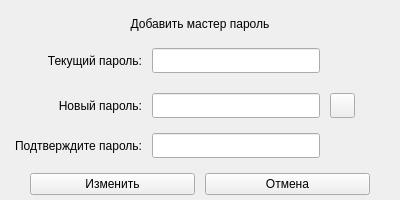
<?xml version="1.0" encoding="UTF-8"?>
<ui version="4.0">
 <class>edit_master_popup_widget</class>
 <widget class="QWidget" name="edit_master_popup_widget">
  <property name="geometry">
   <rect>
    <x>0</x>
    <y>0</y>
    <width>400</width>
    <height>200</height>
   </rect>
  </property>
  <layout class="QVBoxLayout" name="edit_master_popup_layout">
   <property name="spacing">
    <number>10</number>
   </property>
   <property name="leftMargin">
    <number>15</number>
   </property>
   <property name="topMargin">
    <number>15</number>
   </property>
   <property name="rightMargin">
    <number>15</number>
   </property>
   <property name="bottomMargin">
    <number>5</number>
   </property>
   <item>
    <widget class="QLabel" name="title_label">
     <property name="text">
      <string>Добавить мастер пароль</string>
     </property>
     <property name="alignment">
      <set>Qt::AlignCenter</set>
     </property>
    </widget>
   </item>
   <item>
    <layout class="QGridLayout" name="password_content_layout">
     <property name="leftMargin">
      <number>0</number>
     </property>
     <property name="rightMargin">
      <number>30</number>
     </property>
     <property name="bottomMargin">
      <number>5</number>
     </property>
     <property name="horizontalSpacing">
      <number>10</number>
     </property>
     <property name="verticalSpacing">
      <number>15</number>
     </property>
     <item row="1" column="2">
      <widget class="QPushButton" name="show_new_password_button">
       <property name="sizePolicy">
        <sizepolicy hsizetype="Fixed" vsizetype="Fixed">
         <horstretch>0</horstretch>
         <verstretch>0</verstretch>
        </sizepolicy>
       </property>
       <property name="minimumSize">
        <size>
         <width>25</width>
         <height>25</height>
        </size>
       </property>
       <property name="maximumSize">
        <size>
         <width>25</width>
         <height>25</height>
        </size>
       </property>
       <property name="cursor">
        <cursorShape>PointingHandCursor</cursorShape>
       </property>
       <property name="focusPolicy">
        <enum>Qt::TabFocus</enum>
       </property>
       <property name="text">
        <string/>
       </property>
      </widget>
     </item>
     <item row="2" column="1">
      <widget class="QLineEdit" name="repeat_password_line_edit">
       <property name="minimumSize">
        <size>
         <width>0</width>
         <height>25</height>
        </size>
       </property>
       <property name="maximumSize">
        <size>
         <width>16777215</width>
         <height>25</height>
        </size>
       </property>
       <property name="focusPolicy">
        <enum>Qt::TabFocus</enum>
       </property>
      </widget>
     </item>
     <item row="1" column="1">
      <widget class="QLineEdit" name="new_password_line_edit">
       <property name="minimumSize">
        <size>
         <width>0</width>
         <height>25</height>
        </size>
       </property>
       <property name="maximumSize">
        <size>
         <width>16777215</width>
         <height>25</height>
        </size>
       </property>
       <property name="focusPolicy">
        <enum>Qt::TabFocus</enum>
       </property>
      </widget>
     </item>
     <item row="1" column="0">
      <widget class="QLabel" name="new_password_label">
       <property name="text">
        <string>Новый пароль:</string>
       </property>
       <property name="alignment">
        <set>Qt::AlignRight|Qt::AlignTrailing|Qt::AlignVCenter</set>
       </property>
      </widget>
     </item>
     <item row="2" column="0">
      <widget class="QLabel" name="repeat_password_label">
       <property name="text">
        <string>Подтверждите пароль:</string>
       </property>
       <property name="alignment">
        <set>Qt::AlignRight|Qt::AlignTrailing|Qt::AlignVCenter</set>
       </property>
      </widget>
     </item>
     <item row="0" column="0">
      <widget class="QLabel" name="current_password_label">
       <property name="minimumSize">
        <size>
         <width>0</width>
         <height>35</height>
        </size>
       </property>
       <property name="text">
        <string>Текущий пароль:</string>
       </property>
       <property name="alignment">
        <set>Qt::AlignRight|Qt::AlignTrailing|Qt::AlignVCenter</set>
       </property>
      </widget>
     </item>
     <item row="0" column="1">
      <widget class="QLineEdit" name="current_password_line_edit">
       <property name="minimumSize">
        <size>
         <width>0</width>
         <height>25</height>
        </size>
       </property>
       <property name="focusPolicy">
        <enum>Qt::TabFocus</enum>
       </property>
      </widget>
     </item>
    </layout>
   </item>
   <item>
    <layout class="QHBoxLayout" name="buttons_layout">
     <property name="spacing">
      <number>10</number>
     </property>
     <property name="leftMargin">
      <number>15</number>
     </property>
     <property name="rightMargin">
      <number>15</number>
     </property>
     <item>
      <widget class="QPushButton" name="edit_button">
       <property name="cursor">
        <cursorShape>PointingHandCursor</cursorShape>
       </property>
       <property name="focusPolicy">
        <enum>Qt::TabFocus</enum>
       </property>
       <property name="text">
        <string>Изменить</string>
       </property>
      </widget>
     </item>
     <item>
      <widget class="QPushButton" name="cancel_button">
       <property name="cursor">
        <cursorShape>PointingHandCursor</cursorShape>
       </property>
       <property name="focusPolicy">
        <enum>Qt::TabFocus</enum>
       </property>
       <property name="text">
        <string>Отмена</string>
       </property>
      </widget>
     </item>
    </layout>
   </item>
  </layout>
 </widget>
 <resources/>
 <connections/>
</ui>
